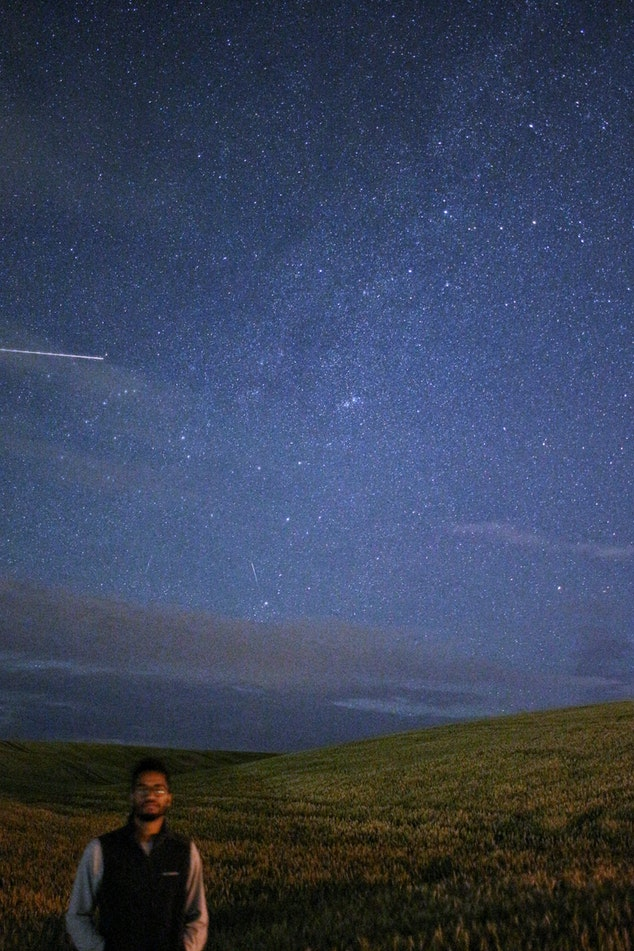
#> input picture DATA/w05_person_at_night.jpg, 634 x 951 px
$ python task09.py
#> lines starting #> are read from the running program, lines starting #| are printed output that depends on the picture
import numpy as np
import matplotlib.pyplot as plt
import matplotlib.patches as patches
from PIL import Image
from skimage import color, segmentation, data
from skimage.feature import Cascade


def show_image(image, rectangles, title='Image', cmap_type='gray'):
    fig, ax = plt.subplots()
    ax.imshow(image, cmap=cmap_type)
    ax.set_title(title)
    ax.axis('off')

    for rect in rectangles:
        r = rect["r"]
        c = rect["c"]
        width = rect["width"]
        height = rect["height"]

        rect_patch = patches.Rectangle((c, r),
                                       width,
                                       height,
                                       edgecolor="red",
                                       facecolor="none",
                                       linewidth=2)
        ax.add_patch(rect_patch)

    plt.show()


def detect_faces(img, detector, min_size, max_size):
    np_img = np.array(img)

    detected_faces_coords = detector.detect_multi_scale(img=np_img,
                                                        scale_factor=1.2,
                                                        step_ratio=1,
                                                        min_size=(min_size,
                                                                  min_size),
                                                        max_size=(max_size,
                                                                  max_size))

    face_images = []
    for face in detected_faces_coords:
        r = face['r']
        c = face['c']
        h = face['height']
        w = face['width']

        cropped = np_img[r:r + h, c:c + w]
        face_images.append(Image.fromarray(cropped))

    return detected_faces_coords, face_images


def segment_image(original_img, n):
    np_img = np.array(original_img)

    segments = segmentation.slic(np_img, n, channel_axis=-1)
    return color.label2rgb(segments, np_img, kind='avg')


def display_images(imgs, segmented_imgs, detected_faces_per_img, title):
    rows = len(imgs)
    cols = max([len(coords) for coords, _ in detected_faces_per_img]) + 2

    fig, axes = plt.subplots(rows, cols)

    for i, (img, segmented_img, (faces_coords, cropped_faces)) in enumerate(
            zip(imgs, segmented_imgs, detected_faces_per_img)):
        axes[i][0].imshow(img, cmap="gray")
        axes[i][0].set_title("Original")
        axes[i][0].axis("off")

        segmented_img = img if segmented_img is None else segmented_img
        axes[i][1].imshow(segmented_img, cmap="gray")
        axes[i][1].set_title("Face image")
        axes[i][1].axis("off")

        for face in faces_coords:
            r = face["r"]
            c = face["c"]
            width = face["width"]
            height = face["height"]

            rect_patch = patches.Rectangle((c, r),
                                           width,
                                           height,
                                           edgecolor="red",
                                           facecolor="none",
                                           linewidth=2)
            axes[i][1].add_patch(rect_patch)

        for j, face in enumerate(cropped_faces):
            axes[i][j + 2].imshow(face, cmap="gray")
            axes[i][j + 2].set_title("Face detected")
            axes[i][j + 2].axis("off")

        for j in range(len(faces_coords) + 2, cols):
            axes[i][j].set_visible(False)

    fig.suptitle(title)
    plt.tight_layout()
    plt.show()


def main():
    person_at_night_img = Image.open("../DATA/w05_person_at_night.jpg")
#> person_at_night_img is the input picture: PIL image 634x951 RGB; mean R, G, B 56.8, 66.8, 89.9
    friends_img = Image.open("../DATA/w05_friends.jpg")
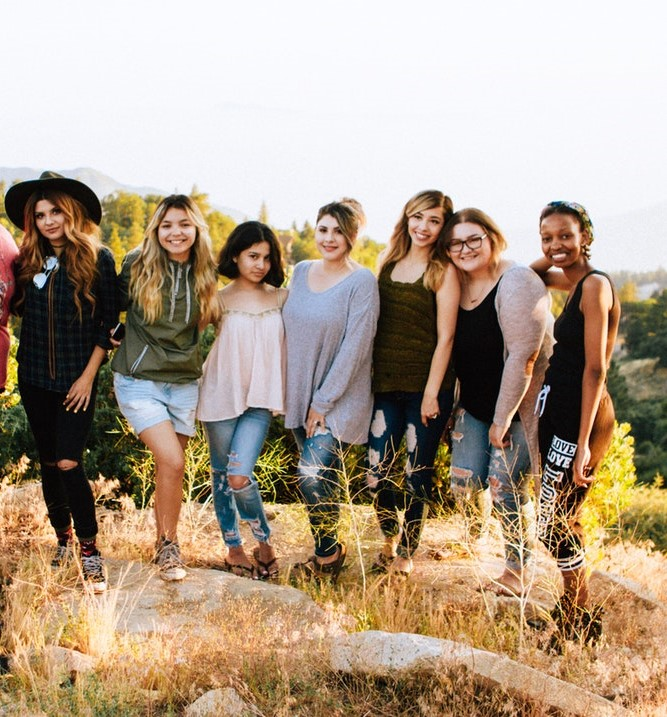
#> input picture DATA/w05_friends.jpg, 667 x 717 px
#> friends_img is the input picture: PIL image 667x717 RGB; mean R, G, B 175.1, 157.4, 137.9
    profile_img = Image.open("../DATA/w05_profile.jpg")
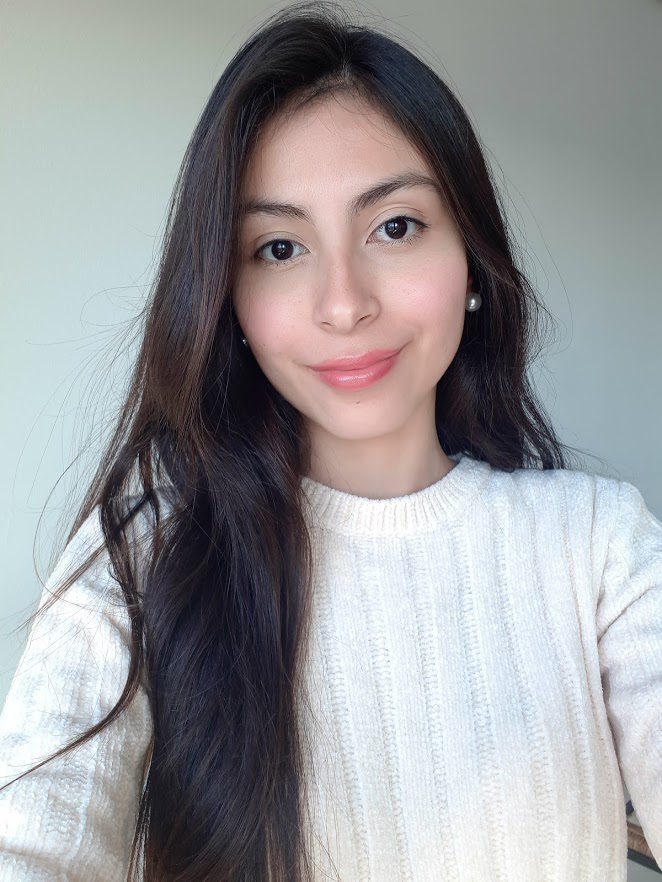
#> input picture DATA/w05_profile.jpg, 662 x 882 px
#> profile_img is the input picture: PIL image 662x882 RGB; mean R, G, B 153.6, 153.9, 156

    profile_segmented_img = segment_image(profile_img, 100)
#> in segment_image, `segments = segmentation.slic(np_img, n, channel_axis=-1)`:
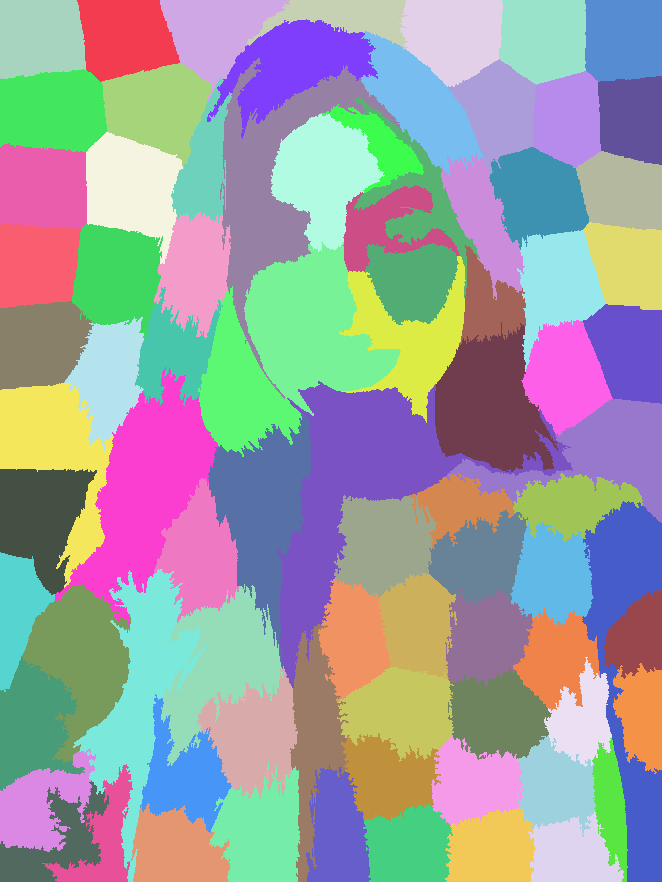
#> segments: shape (882, 662) int64; 84 distinct labels, from 1 to 84; one colour per label, 0 black
#> in segment_image, `return color.label2rgb(segments, np_img, kind='avg')`:
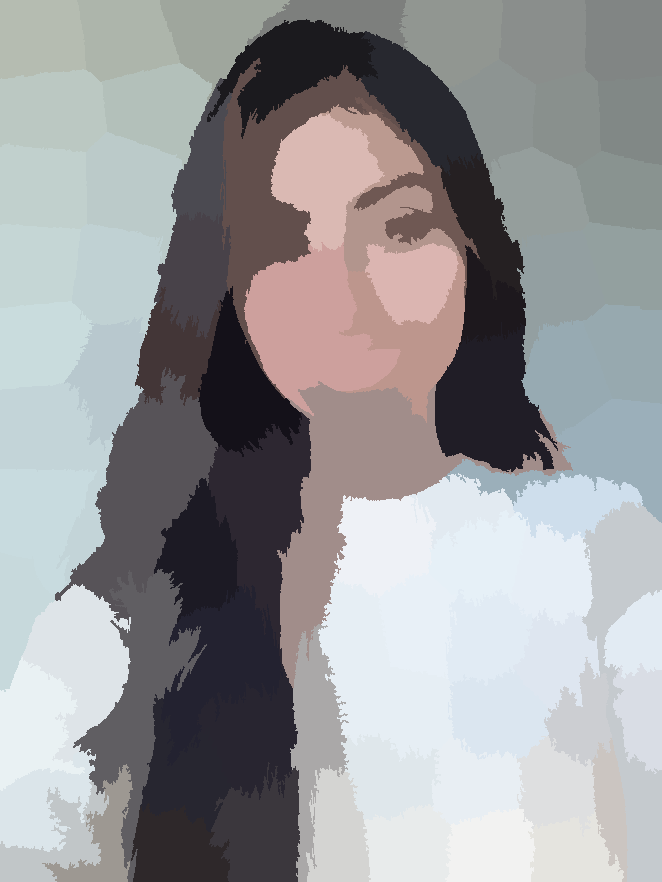
#> returned value: shape (882, 662, 3); mean of channels 0, 1, 2 153, 153.4, 155.6; drawn as R, G, B

    trained_file = data.lbp_frontal_face_cascade_filename()
    detector = Cascade(xml_file=trained_file)

    person_at_night_detected_faces = detect_faces(person_at_night_img,
                                                  detector,
                                                  min_size=10,
                                                  max_size=50)
#> in detect_faces, `detected_faces_coords = detector.detect_multi_scale(img=np_img, scale_..`: detected_faces_coords = 1 item
#> the loop in detect_faces, `for face in detected_faces_coords:` made 1 pass
#> (r, c, h, w) on pass 1: (774, 132, 39, 39)
    friends_detected_faces = detect_faces(friends_img,
                                          detector,
                                          min_size=10,
                                          max_size=50)
#> call 2 of detect_faces, with min_size = 10, max_size = 50
#> in detect_faces (call 2), `detected_faces_coords = detector.detect_multi_scale(img=np_img, scale_..`: detected_faces_coords = 7 items
#> the loop in detect_faces (call 2), `for face in detected_faces_coords:` made 7 passes
#> (r, c, h, w) on passes 1 to 7: (202, 31, 35, 35), (217, 309, 39, 39), (202, 402, 45, 45), (207, 152, 46, 46), (219, 534, 46, 46), (224, 443, 45, 45), (241, 237, 42, 42)
#> after the loop in detect_faces (call 2), `for face in detected_faces_coords:`:
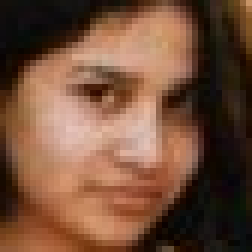
#> cropped: shape (42, 42, 3) (shown 6 times larger); mean R, G, B 115.9, 79.1, 58.1
    profile_detected_faces = detect_faces(profile_segmented_img,
                                          detector,
                                          min_size=200,
                                          max_size=400)
#> in detect_faces (call 3), `detected_faces_coords = detector.detect_multi_scale(img=np_img, scale_..`: detected_faces_coords = 1 item
#> the loop in detect_faces (call 3), `for face in detected_faces_coords:` made 1 pass
#> (r, c, h, w) on pass 1: (111, 192, 309, 309)
#> pass 1, in detect_faces (call 3), `cropped = np_img[r:r + h, c:c + w]`:
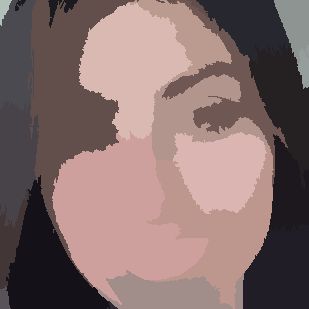
#> cropped: shape (309, 309, 3); mean R, G, B 133.1, 110.3, 108.8

    imgs = [person_at_night_img, friends_img, profile_img]
    segmented_imgs = [None, None, profile_segmented_img]
    detected_faces_per_img = [
        person_at_night_detected_faces, friends_detected_faces,
        profile_detected_faces
    ]
    title = "Edge detection with the Canny algorithm | Face detection with KMeans"
    display_images(imgs, segmented_imgs, detected_faces_per_img, title)
#> in display_images, `rows = len(imgs)`: rows = 3
#> in display_images, `cols = max([len(coords) for coords, _ in detected_faces_per_img]) + 2`: cols = 9
#> the loop in display_images, `for i, (img, segmented_img, (faces_coords, cropped_faces)) in enumerat..` made 3 passes
#> segmented_img on passes 1 to 2: None, None
#> in display_images, `plt.show()`:
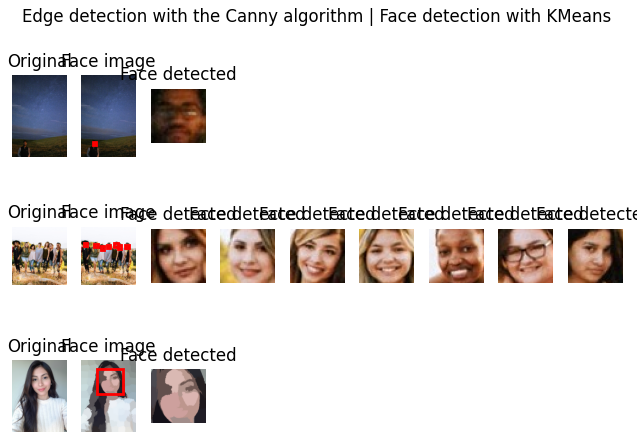
#> figure drawn by matplotlib, 15 panels


if __name__ == '__main__':
    main()
